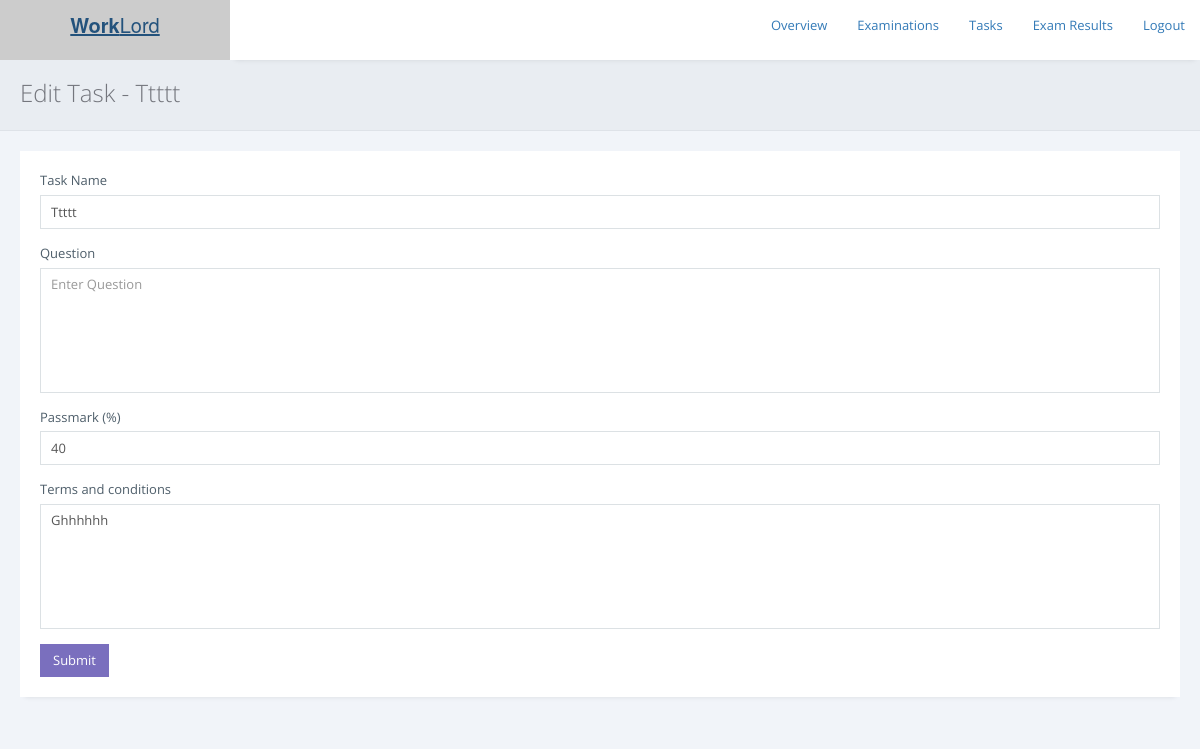
The app's page /exams/admin/edit-task.php?tid=TA-178668 with its own data.
### tables this page shows
CREATE TABLE `tasks` (
  `task_id` varchar(255) NOT NULL,
  `task_name` varchar(255) NOT NULL,
  `passmark` int(255) NOT NULL,
  `terms` longtext NOT NULL,
  `status` varchar(255) NOT NULL DEFAULT 'Inactive'
);

### exams/admin/edit-task.php (the view, shortened to what this page needs)
<?php
include 'includes/check_reply.php';
if (isset($_GET['tid'])) {
include '../../db.php';
$task_id = mysqli_real_escape_string($conn, $_GET['tid']);
$sql = "SELECT * FROM tasks WHERE task_id = '$task_id'";
$result = $conn->query($sql);
if ($result->num_rows > 0) {
    while($row = $result->fetch_assoc()) {
	 $tskname = $row['task_name'];
	 $question = $row['question'];
	 $tskpassmark = $row['passmark'];
	 $tskterms = $row['terms'];
    }
} else {
    header("location:./");
}
}else{
	header("location:./");
}
?>
<!DOCTYPE html>
<html>
<head>
<link rel="stylesheet" href="https://cdnjs.cloudflare.com/ajax/libs/twitter-bootstrap/3.3.7/css/bootstrap.min.css">
<link rel="stylesheet" href="https://cdnjs.cloudflare.com/ajax/libs/font-awesome/4.7.0/css/font-awesome.min.css">
<link rel="stylesheet" href="https://cdnjs.cloudflare.com/ajax/libs/ionicons/2.0.1/css/ionicons.min.css">
<link rel="stylesheet" href="../../css/AdminLTE.min.css">
        <link href="../assets/plugins/pace-master/themes/blue/pace-theme-flash.css" rel="stylesheet"/>
        <link href="../assets/plugins/uniform/css/uniform.default.min.css" rel="stylesheet"/>
        <link href="../assets/plugins/bootstrap/css/bootstrap.min.css" rel="stylesheet" type="text/css"/>
        <link href="../assets/plugins/fontawesome/css/font-awesome.css" rel="stylesheet" type="text/css"/>
        <link href="../assets/plugins/line-icons/simple-line-icons.css" rel="stylesheet" type="text/css"/>
        <link href="../assets/plugins/offcanvasmenueffects/css/menu_cornerbox.css" rel="stylesheet" type="text/css"/>
        <link href="../assets/plugins/waves/waves.min.css" rel="stylesheet" type="text/css"/>
        <link href="../assets/plugins/switchery/switchery.min.css" rel="stylesheet" type="text/css"/>
        <link href="../assets/plugins/3d-bold-navigation/css/style.css" rel="stylesheet" type="text/css"/>
        <link href="../assets/plugins/slidepushmenus/css/component.css" rel="stylesheet" type="text/css"/>
        <link href="../assets/plugins/datatables/css/jquery.datatables.min.css" rel="stylesheet" type="text/css"/>
        <link href="../assets/plugins/datatables/css/jquery.datatables_themeroller.css" rel="stylesheet" type="text/css"/>
        <link href="../assets/plugins/x-editable/bootstrap3-editable/css/bootstrap-editable.css" rel="stylesheet" type="text/css">
        <link href="../assets/plugins/bootstrap-datepicker/css/datepicker3.css" rel="stylesheet" type="text/css"/>
		<link href="../assets/plugins/select2/css/select2.min.css" rel="stylesheet" type="text/css"/>
        <link href="../assets/css/modern.min.css" rel="stylesheet" type="text/css"/>
        <link href="../assets/css/themes/green.css" class="theme-color" rel="stylesheet" type="text/css"/>
        <link href="../assets/css/custom.css" rel="stylesheet" type="text/css"/>
        <link href="../assets/css/snack.css" rel="stylesheet" type="text/css"/>
        <link href="../assets/plugins/summernote-master/summernote.css" rel="stylesheet" type="text/css"/>
        <link href="../assets/plugins/bootstrap-datepicker/css/datepicker3.css" rel="stylesheet" type="text/css"/>
        <link href="../assets/plugins/bootstrap-colorpicker/css/colorpicker.css" rel="stylesheet" type="text/css"/>
        <link href="../assets/plugins/bootstrap-tagsinput/bootstrap-tagsinput.css" rel="stylesheet" type="text/css"/>
        <link href="../assets/plugins/bootstrap-timepicker/css/bootstrap-timepicker.min.css" rel="stylesheet" type="text/css"/>
    </head>
    <body <?php if ($ms == "1") { print 'onload="myFunction()"'; } ?> >
        <main class="content-wrap">
<header class="main-header">
    <a href="../../index.php" class="logo logo-bg">
      <span class="logo-lg"><b>Work</b>Lord</span>
    </a>
    <nav class="navbar navbar-static-top">
      <div class="navbar-custom-menu">
        <ul class="nav navbar-nav">
		<li><a href="./">Overview</a></li>
		<li><a href="examinations.php">Examinations</a></li>
		<li><a href="tasks.php">Tasks</a></li>
		<li><a href="results.php">Exam Results</a></li>
		<li><a href="../../logout.php">Logout</a></li>
        </ul>
      </div>
    </nav>
  </header>
            <div class="page-inner">
                <div class="page-title">
                    <h3>Edit Task - <?php echo "$tskname"; ?></h3>
                </div>
                <div id="main-wrapper">
                    <div class="row">
                        <div class="col-md-12">
						<div class="row">
                            <div class="col-md-12">
                                <div class="panel panel-white">
                                    <div class="panel-body">
                                         <form action="pages/update_task.php" method="POST">
										<div class="form-group">
                                            <label for="exampleInputEmail1">Task Name</label>
                                            <input type="text" class="form-control" value="<?php echo"$tskname"; ?>" placeholder="Enter task name" name="task" required autocomplete="off">
                                        </div>
										<div class="form-group">
                                            <label for="exampleInputEmail1">Question</label>
                                            <textarea style="resize: none;" rows="6" class="form-control" placeholder="Enter Question" name="question" required autocomplete="off"><?php echo"$question"; ?></textarea>
                                     </div>
										<div class="form-group">
                                            <label for="exampleInputEmail1">Passmark (%)</label>
                                            <input type="number" class="form-control" value="<?php echo"$tskpassmark"; ?>" placeholder="Enter passmark" name="passmark" required autocomplete="off">
                                        </div>
									<div class="form-group">
                                            <label for="exampleInputEmail1">Terms and conditions</label>
                                            <textarea style="resize: none;" rows="6" class="form-control" placeholder="Enter Terms and conditions" name="instructions" required autocomplete="off"><?php echo"$tskterms"; ?></textarea>
                                     </div>
                                        <button type="submit" class="btn btn-primary">Submit</button>
                                       </form>
                                    </div>
                                </div>
                            </div>
                        </div>
                        </div>
                    </div>
                </div>
            </div>
        </main>
    </body>
</html>

### records on screen
tasks: task_name "Ttttt", task "Ttttt", passmark "40", instructions "Ghhhhhh"
